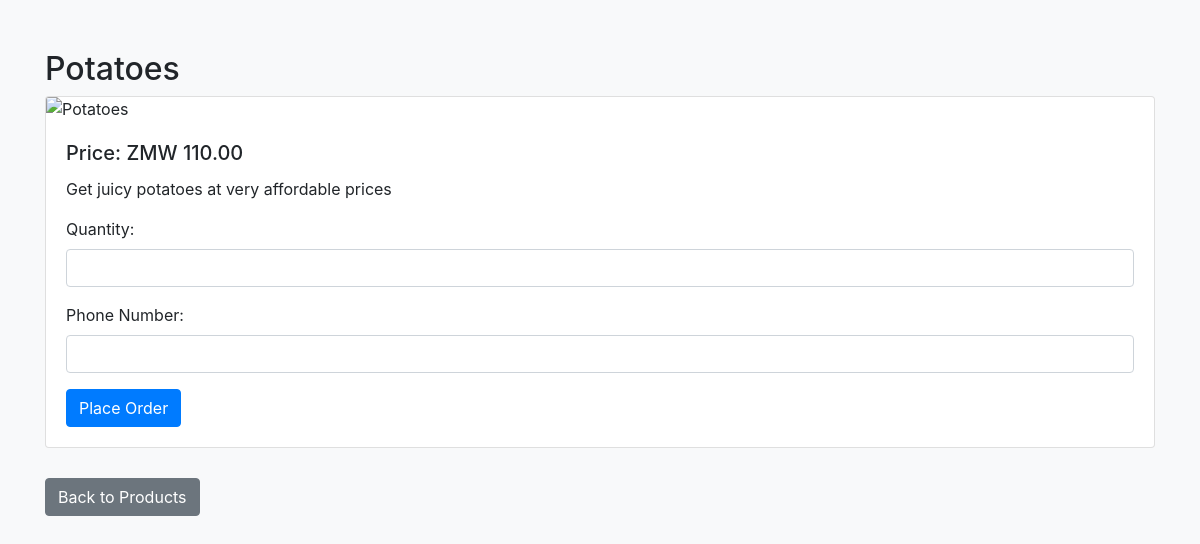
Page /products/54e1cf3e-8fc9-4ceb-8b1a-d2e388cac097/ on the committed database.
### marketplace/models.py (models this page shows, shortened)
class Product(models.Model):
    id = models.UUIDField(primary_key=True, default=uuid.uuid4, editable=False)
    farmer = models.ForeignKey(Farmer, on_delete=models.CASCADE, null=True, blank=True)
    name = models.CharField(max_length=100, null=True, blank=True)
    price = models.DecimalField(max_digits=10, decimal_places=2, null=True, blank=True)
    description = models.TextField(null=True, blank=True)

### marketplace/views.py (the view)
# urls.py: path('products/<uuid:product_id>/', views.product_detail, name='product_detail'),
def product_detail(request, product_id):
    product = get_object_or_404(Product, id=product_id)  # Get the product by UUID
    if request.method == 'POST':
        order_form = OrderForm(request.POST)
        if order_form.is_valid():
            quantity = order_form.cleaned_data['quantity']
            total_price = product.price * quantity
            customer, created = Customer.objects.get_or_create(email=request.user.email, defaults={'name': request.user.username})
            order = Order.objects.create(product=product, quantity=quantity, total_price=total_price, customer=customer)
            return redirect('order_success')  # Redirect to an order success page
    else:
        order_form = OrderForm()
    return render(request, 'product/product_detail.html', {
        'product': product,
        'order_form': order_form
    })

### marketplace/forms.py
class OrderForm(forms.Form):
    quantity = forms.IntegerField(min_value=1, help_text="Enter the quantity you want to order.")

### marketplace/templates/product/product_detail.html (shortened to what this page needs)
<!DOCTYPE html>
<html lang="en">
<head>
    <link rel="stylesheet" href="https://stackpath.bootstrapcdn.com/bootstrap/4.5.2/css/bootstrap.min.css">
</head>
<body>
    <div class="container">
        <h2>{{ product.name }}</h2>
        <div class="card">
            <img src="{{ product.image.url }}" class="card-img-top" alt="{{ product.name }}">
            <div class="card-body">
                <h5 class="card-title">Price: ZMW {{ product.price }}</h5>
                <p class="card-text">{{ product.description }}</p>
                <form method="POST" action="{% url 'purchase' product.id %}">
                    <div class="form-group">
                        <label for="quantity">Quantity:</label>
                        <input type="number" class="form-control" id="quantity" name="quantity" min="1" required>
                    </div>
                    <div class="form-group">
                        <label for="phone_number">Phone Number:</label>
                        <input type="text" class="form-control" id="phone_number" name="phone_number" required>
                    </div>
                    <button type="submit" class="btn btn-primary">Place Order</button>
                </form>
            </div>
        </div>
        <a href="{% url 'product_list' %}" class="btn btn-secondary">Back to Products</a>
    </div>
</body>
</html>

### marketplace/templates/product/product_detail.html (style rules this page uses)
body { background-color: #f8f9fa; }
.container { margin-top: 50px; }
.card { margin-bottom: 30px; }
.btn-primary { background-color: #007bff; border-color: #007bff; }

### rows in the picture
Product: name "Potatoes", price "110.00", description "Get juicy potatoes at very affordable prices"
